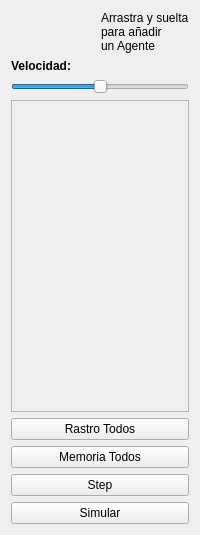
<?xml version="1.0" encoding="UTF-8"?>
<ui version="4.0">
 <class>AgentOptions</class>
 <widget class="QWidget" name="AgentOptions">
  <property name="geometry">
   <rect>
    <x>0</x>
    <y>0</y>
    <width>200</width>
    <height>535</height>
   </rect>
  </property>
  <property name="windowTitle">
   <string>Form</string>
  </property>
  <layout class="QVBoxLayout" name="verticalLayout_2">
   <item>
    <layout class="QHBoxLayout" name="horizontalLayout">
     <item>
      <widget class="QWidget" name="dropbot" native="true">
       <property name="sizePolicy">
        <sizepolicy hsizetype="Preferred" vsizetype="Preferred">
         <horstretch>0</horstretch>
         <verstretch>0</verstretch>
        </sizepolicy>
       </property>
      </widget>
     </item>
     <item>
      <widget class="QLabel" name="label">
       <property name="text">
        <string>&lt;html&gt;&lt;head/&gt;&lt;body&gt;&lt;p&gt;Arrastra y suelta &lt;br/&gt;para añadir &lt;br/&gt;un Agente&lt;/p&gt;&lt;/body&gt;&lt;/html&gt;</string>
       </property>
       <property name="textFormat">
        <enum>Qt::RichText</enum>
       </property>
      </widget>
     </item>
    </layout>
   </item>
   <item>
    <widget class="QLabel" name="label_2">
     <property name="text">
      <string>&lt;html&gt;&lt;head/&gt;&lt;body&gt;&lt;p&gt;&lt;span style=&quot; font-weight:600;&quot;&gt;Velocidad:&lt;/span&gt;&lt;/p&gt;&lt;/body&gt;&lt;/html&gt;</string>
     </property>
     <property name="textFormat">
      <enum>Qt::RichText</enum>
     </property>
    </widget>
   </item>
   <item>
    <widget class="QSlider" name="speedMove">
     <property name="maximum">
      <number>100</number>
     </property>
     <property name="sliderPosition">
      <number>50</number>
     </property>
     <property name="orientation">
      <enum>Qt::Horizontal</enum>
     </property>
     <property name="invertedAppearance">
      <bool>false</bool>
     </property>
     <property name="invertedControls">
      <bool>true</bool>
     </property>
    </widget>
   </item>
   <item>
    <widget class="QScrollArea" name="scroll">
     <property name="widgetResizable">
      <bool>true</bool>
     </property>
     <property name="alignment">
      <set>Qt::AlignLeading|Qt::AlignLeft|Qt::AlignTop</set>
     </property>
     <widget class="QWidget" name="scrollAreaWidgetContents">
      <property name="geometry">
       <rect>
        <x>0</x>
        <y>0</y>
        <width>180</width>
        <height>295</height>
       </rect>
      </property>
      <layout class="QVBoxLayout" name="verticalLayout_3">
       <item>
        <layout class="QVBoxLayout" name="agentScrollList">
         <property name="spacing">
          <number>0</number>
         </property>
        </layout>
       </item>
      </layout>
     </widget>
    </widget>
   </item>
   <item>
    <widget class="QPushButton" name="traceAll">
     <property name="text">
      <string>Rastro Todos</string>
     </property>
    </widget>
   </item>
   <item>
    <widget class="QPushButton" name="memorizeAll">
     <property name="text">
      <string>Memoria Todos</string>
     </property>
    </widget>
   </item>
   <item>
    <widget class="QPushButton" name="step">
     <property name="text">
      <string>Step</string>
     </property>
    </widget>
   </item>
   <item>
    <widget class="QPushButton" name="simulation">
     <property name="text">
      <string>Simular</string>
     </property>
     <property name="checkable">
      <bool>true</bool>
     </property>
    </widget>
   </item>
  </layout>
 </widget>
 <resources/>
 <connections/>
</ui>
